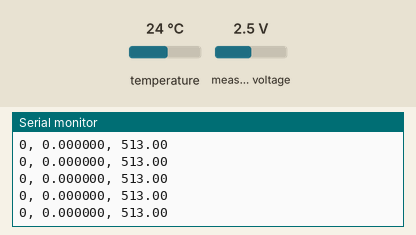
Recording of a sketch running on a simulated Arduino Uno, built with avr-gcc and run on an emulated ATmega328P. Parts: the last lines printed to the serial monitor. Wiring (inferred from the names in the program): DS18B20 sensor: data A0. The test bench sets the inputs (shaded band); at power-on: temperature 24 °C, measured voltage 2.5 V.

Above: at 1.2 s.
1.3 s: temperature set to 12 °C
At 1.41 s:
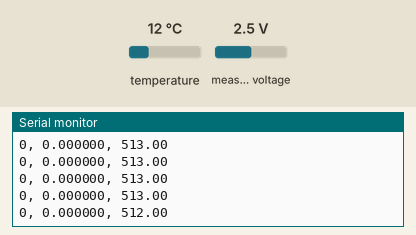
2.8 s: temperature set to 7 °C
At 2.8 s:
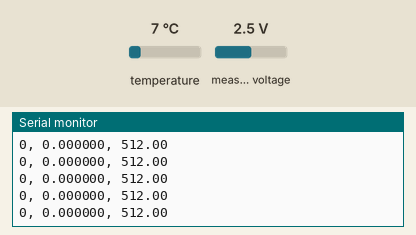
Timing chart, 0 to 5.8 s (numbered marks = the images above; inputs shaded):
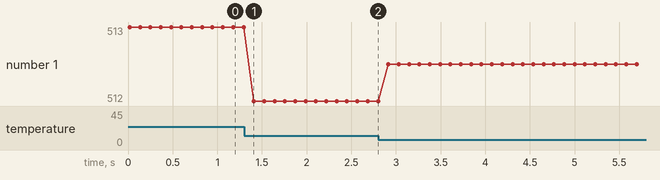

The sketch:

ads1115_i2c_test.ino
```cpp
#include <Adafruit_ADS1X15.h>
#include <Wire.h>

Adafruit_ADS1115 ads;  /* Use this for the 16-bit version */
int DSPIN = A0;  // temp sensor 1-wire pin
double temp = 0;

// Pin connected to the ALERT/RDY signal for new sample notification.
void setup(void)
{
  //Wire.setSCL(A4);
  //Wire.setSDA(A5);
  Wire.begin();
  Serial.begin(115200);
  Serial.println("Hello!");

  Serial.println("Getting single-ended readings from AIN0..3");
  Serial.println("ADC Range: +/- 6.144V (1 bit = 3mV/ADS1015, 0.1875mV/ADS1115)");

  // The ADC input range (or gain) can be changed via the following
  // functions, but be careful never to exceed VDD +0.3V max, or to
  // exceed the upper and lower limits if you adjust the input range!
  // Setting these values incorrectly may destroy your ADC!
  //                                                                ADS1015  ADS1115
  //                                                                -------  -------
  // ads.setGain(GAIN_TWOTHIRDS);  // 2/3x gain +/- 6.144V  1 bit = 3mV      0.1875mV (default)
   ads.setGain(GAIN_ONE);        // 1x gain   +/- 4.096V  1 bit = 2mV      0.125mV
 //ads.setGain(GAIN_TWO);        // 2x gain   +/- 2.048V  1 bit = 1mV      0.0625mV
  // ads.setGain(GAIN_FOUR);       // 4x gain   +/- 1.024V  1 bit = 0.5mV    0.03125mV
  // ads.setGain(GAIN_EIGHT);      // 8x gain   +/- 0.512V  1 bit = 0.25mV   0.015625mV
  // ads.setGain(GAIN_SIXTEEN);    // 16x gain  +/- 0.256V  1 bit = 0.125mV  0.0078125mV

  if (!ads.begin()) {
    Serial.println("Failed to initialize ADS.");
    while (1);
  }
}

void loop(void)
{
  int16_t adc0, adc1, adc2, adc3;
  float volts0, volts1, volts2, volts3;

  adc0 = ads.readADC_SingleEnded(0);
  volts0 = ads.computeVolts(adc0);
  temp = TempRead();
  temp = temp * 0.0625; // conversion accuracy is 0.0625 / LSB

  //Serial.println("-----------------------------------------------------------");
  //Serial.print("AIN0: ");
  Serial.print(adc0); Serial.print(", ");
  Serial.print(volts0, 6); Serial.print(", ");
  Serial.println(temp);

  delay(100);
}

/* Temp Sensor Functions */
boolean DS18B20_Init()
{
  pinMode(DSPIN, OUTPUT);
  digitalWrite(DSPIN, HIGH);
  delayMicroseconds(5);
  digitalWrite(DSPIN, LOW);
  delayMicroseconds(750);//480-960
  digitalWrite(DSPIN, HIGH);
  pinMode(DSPIN, INPUT);
  int t = 0;
  while (digitalRead(DSPIN))
  {
    t++;
    if (t > 60) return false;
    delayMicroseconds(1);
  }
  t = 480 - t;
  pinMode(DSPIN, OUTPUT);
  delayMicroseconds(t);
  digitalWrite(DSPIN, HIGH);
  return true;
}

void DS18B20_Write(byte data)
{
  pinMode(DSPIN, OUTPUT);
  for (int i = 0; i < 8; i++)
  {
    digitalWrite(DSPIN, LOW);
    delayMicroseconds(10);
    if (data & 1) digitalWrite(DSPIN, HIGH);
    else digitalWrite(DSPIN, LOW);
    data >>= 1;
    delayMicroseconds(50);
    digitalWrite(DSPIN, HIGH);
  }
}

byte DS18B20_Read()
{
  pinMode(DSPIN, OUTPUT);
  digitalWrite(DSPIN, HIGH);
  delayMicroseconds(2);
  byte data = 0;
  for (int i = 0; i < 8; i++)
  {
    digitalWrite(DSPIN, LOW);
    delayMicroseconds(1);
    digitalWrite(DSPIN, HIGH);
    pinMode(DSPIN, INPUT);
    delayMicroseconds(5);
    data >>= 1;
    if (digitalRead(DSPIN)) data |= 0x80;
    delayMicroseconds(55);
    pinMode(DSPIN, OUTPUT);
    digitalWrite(DSPIN, HIGH);
  }
  return data;
}

int TempRead()
{
  if (!DS18B20_Init()) return 0;
  DS18B20_Write (0xCC); // Send skip ROM command
  DS18B20_Write (0x44); // Send reading start conversion command
  if (!DS18B20_Init()) return 0;
  DS18B20_Write (0xCC); // Send skip ROM command
  DS18B20_Write (0xBE); // Read the register, a total of nine bytes, the first two bytes are the conversion value
  int temp = DS18B20_Read (); // Low byte
  temp |= DS18B20_Read () << 8; // High byte
  return temp;
}
```

Measured:
- after the input at 1.3 s, the serial monitor: prints a new line after 0.11 s (image 1)
- plotted number 1: 513 → 512 after the input at 1.3 s, 512 → 512.5 after the input at 2.8 s
